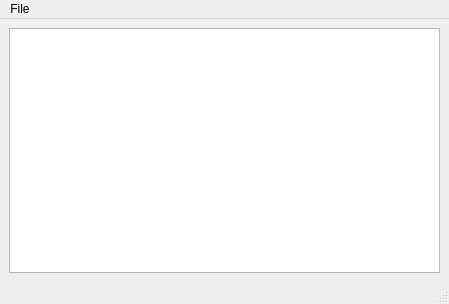
<?xml version="1.0" encoding="UTF-8"?>
<ui version="4.0">
 <class>BatchTrayMainWindow</class>
 <widget class="QMainWindow" name="BatchTrayMainWindow">
  <property name="geometry">
   <rect>
    <x>0</x>
    <y>0</y>
    <width>449</width>
    <height>304</height>
   </rect>
  </property>
  <property name="windowTitle">
   <string>BatchTrayMainWindow</string>
  </property>
  <widget class="QWidget" name="centralwidget">
   <layout class="QHBoxLayout" name="horizontalLayout">
    <item>
     <widget class="QPlainTextEdit" name="plainTextEdit"/>
    </item>
   </layout>
  </widget>
  <widget class="QMenuBar" name="menubar">
   <property name="geometry">
    <rect>
     <x>0</x>
     <y>0</y>
     <width>449</width>
     <height>20</height>
    </rect>
   </property>
   <widget class="QMenu" name="menuStart">
    <property name="title">
     <string>File</string>
    </property>
    <addaction name="actionStart"/>
    <addaction name="actionStop"/>
    <addaction name="actionMinimize"/>
   </widget>
   <addaction name="menuStart"/>
  </widget>
  <widget class="QStatusBar" name="statusbar"/>
  <action name="actionStart">
   <property name="text">
    <string>Start</string>
   </property>
  </action>
  <action name="actionStop">
   <property name="text">
    <string>Stop</string>
   </property>
  </action>
  <action name="actionMinimize">
   <property name="text">
    <string>Minimize</string>
   </property>
  </action>
 </widget>
 <resources/>
 <connections/>
</ui>
